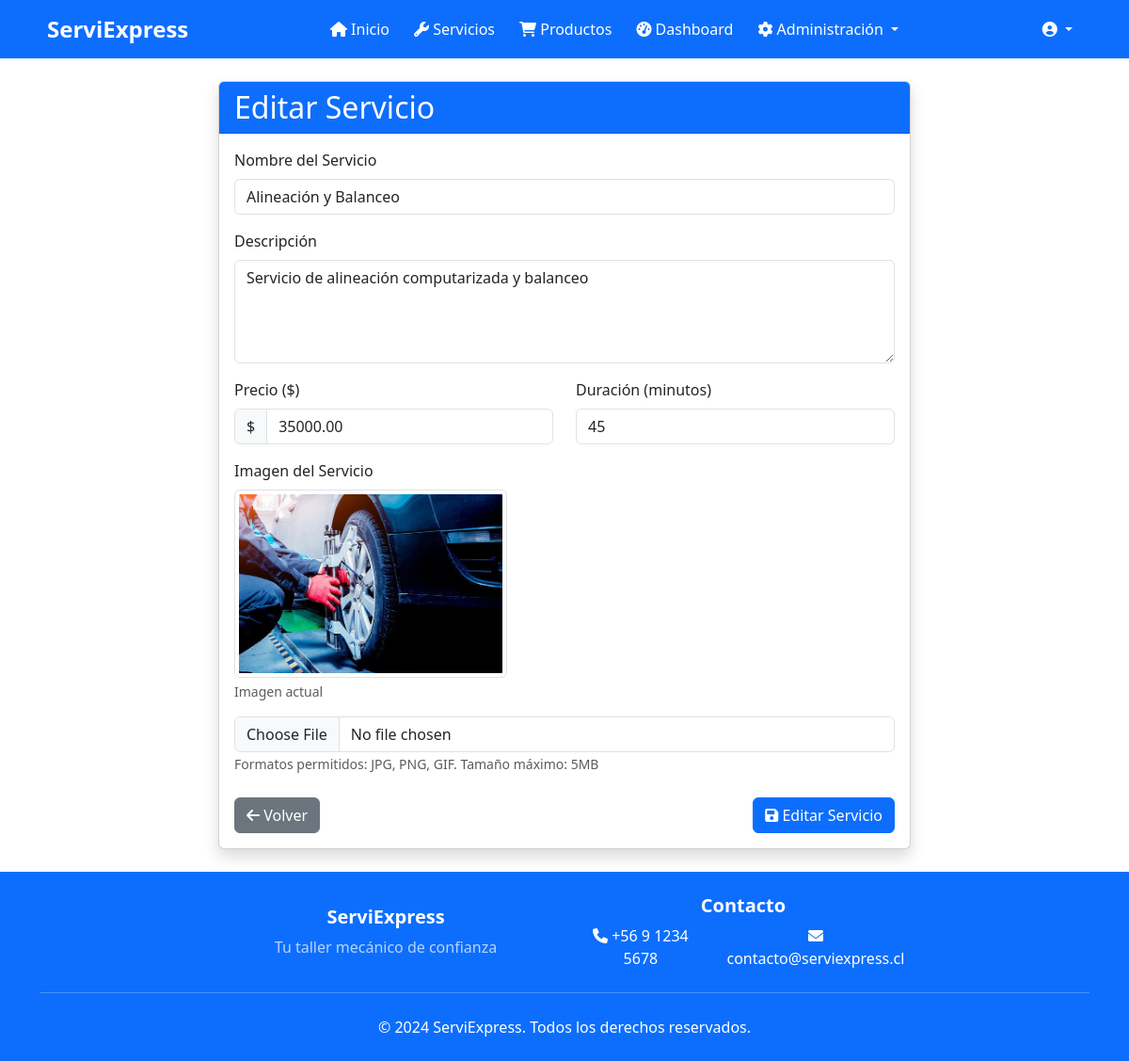
Screenshot of /management/services/5/edit/ (signed in) with the database file from the repository.
### workshop/models.py (models this page shows, shortened)
class Product(models.Model):
    CATEGORY_CHOICES = [
        ('product', 'Producto'),
        ('service', 'Servicio'),
    ]
    name = models.CharField(max_length=100)
    description = models.TextField()
    price = models.DecimalField(max_digits=10, decimal_places=2)
    stock = models.IntegerField()
    image = models.ImageField(upload_to='products/', null=True, blank=True)
    category = models.CharField(max_length=10, choices=CATEGORY_CHOICES, default='product')
    duration = models.PositiveIntegerField(null=True, blank=True, help_text='Duración estimada en minutos')
    class Meta:
        ordering = ['category', 'name']

### workshop/views/service_views.py (the view)
# urls.py: path('management/services/<int:service_id>/edit/', service_views.service_edit, name='service_edit'),
@login_required
@admin_required
def service_edit(request, service_id):
    service = get_object_or_404(Product, id=service_id, category='service')
    if request.method == 'POST':
        form = ServiceForm(request.POST, request.FILES, instance=service)
        if form.is_valid():
            form.save()
            messages.success(request, 'Servicio actualizado exitosamente.')
            return redirect('service_list')
    else:
        form = ServiceForm(instance=service)
    return render(request, 'workshop/admin/service_form.html', {
        'form': form,
        'service': service,
        'action': 'Editar'
    })

### workshop/forms/service_forms.py (shortened to what this page needs)
class ServiceForm(forms.ModelForm):
    class Meta:
        model = Product
        fields = ['name', 'description', 'price', 'duration', 'image']
        widgets = {
            'name': forms.TextInput(attrs={
                'class': 'form-control',
                'placeholder': 'Nombre del servicio'
            }),
            'description': forms.Textarea(attrs={
                'class': 'form-control',
                'rows': 4,
                'placeholder': 'Descripción detallada del servicio'
            }),
            'price': forms.NumberInput(attrs={
                'class': 'form-control',
                'min': '0',
                'step': '0.01',
                'placeholder': 'Precio del servicio'
            }),
            'duration': forms.NumberInput(attrs={
                'class': 'form-control',
                'min': '1',
                'placeholder': 'Duración en minutos'
            }),
            'image': forms.FileInput(attrs={
                'class': 'form-control'
            })
        }
    def __init__(self, *args, **kwargs):
        super().__init__(*args, **kwargs)
        self.fields['duration'].required = True

### templates/workshop/admin/service_form.html (shortened to what this page needs)
{% extends 'base.html' %}
{% load widget_tweaks %}
{% block content %}
<div class="container py-4">
    <div class="row justify-content-center">
        <div class="col-md-8">
            <div class="card shadow">
                <div class="card-header bg-primary text-white">
                    <h2 class="card-title mb-0">{{ action }} Servicio</h2>
                </div>
                <div class="card-body">
                    <form method="post" enctype="multipart/form-data">
                        <div class="mb-3">
                            <label for="{{ form.name.id_for_label }}" class="form-label">Nombre del Servicio</label>
                            {% render_field form.name class="form-control" placeholder="Ingrese el nombre del servicio" %}
                        </div>
                        <div class="mb-3">
                            <label for="{{ form.description.id_for_label }}" class="form-label">Descripción</label>
                            {% render_field form.description class="form-control" placeholder="Describa el servicio" rows="4" %}
                        </div>
                        <div class="row">
                            <div class="col-md-6 mb-3">
                                <label for="{{ form.price.id_for_label }}" class="form-label">Precio ($)</label>
                                <div class="input-group">
                                    <span class="input-group-text">$</span>
                                    {% render_field form.price class="form-control" min="0" step="0.01" %}
                                </div>
                            </div>
                            <div class="col-md-6 mb-3">
                                <label for="{{ form.duration.id_for_label }}" class="form-label">Duración (minutos)</label>
                                {% render_field form.duration class="form-control" min="1" type="number" %}
                            </div>
                        </div>
                        <div class="mb-4">
                            <label for="{{ form.image.id_for_label }}" class="form-label">Imagen del Servicio</label>
                            {% if service and service.image %}
                                <div class="mb-2">
                                    <img src="{{ service.image.url }}" alt="{{ service.name }}" class="img-thumbnail" style="max-height: 200px;">
                                    <p class="text-muted small mt-1">Imagen actual</p>
                                </div>
                            {% endif %}
                            {% render_field form.image class="form-control" %}
                            <small class="text-muted">Formatos permitidos: JPG, PNG, GIF. Tamaño máximo: 5MB</small>
                        </div>
                        <div class="d-flex justify-content-between">
                            <a href="{% url 'service_list' %}" class="btn btn-secondary">
                                <i class="fas fa-arrow-left"></i> Volver
                            </a>
                            <button type="submit" class="btn btn-primary">
                                <i class="fas fa-save"></i> {{ action }} Servicio
                            </button>
                        </div>
                    </form>
                </div>
            </div>
        </div>
    </div>
</div>
{% endblock %}

### templates/base.html (style rules this page uses)
body { display: flex; flex-direction: column; min-height: 100vh; margin: 0; }

### rows the page displays
Product: name "Alineación y Balanceo", description "Servicio de alineación computarizada y balanceo", price "35000.00", duration "45", image (picture)

### other values shown
{{ action }} "Editar"
